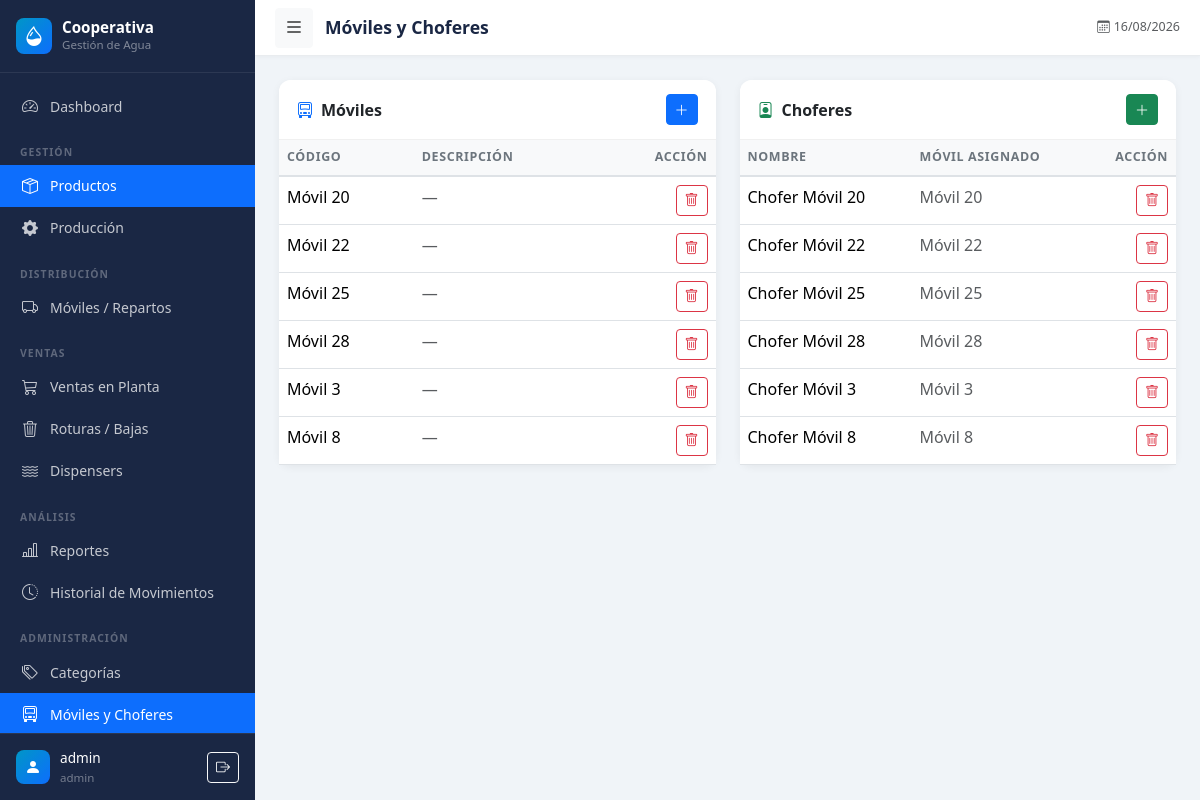
Screenshot of /productos/vehiculos (signed in) with the database file from the repository.
### models.py (models this page shows, shortened)
class User(UserMixin, db.Model):
    __tablename__ = 'users'
    id = db.Column(db.Integer, primary_key=True)
    username = db.Column(db.String(80), unique=True, nullable=False)
    email = db.Column(db.String(120), unique=True, nullable=True)
    password_hash = db.Column(db.String(256), nullable=False)
    role = db.Column(db.String(20), default='operator')  # admin, operator, viewer
    active = db.Column(db.Boolean, default=True)
    created_at = db.Column(db.DateTime, default=datetime.utcnow)
    @property
    def is_admin(self):
        return self.role == 'admin'

class Vehicle(db.Model):
    __tablename__ = 'vehicles'
    id = db.Column(db.Integer, primary_key=True)
    code = db.Column(db.String(20), unique=True, nullable=False)
    description = db.Column(db.String(100))
    active = db.Column(db.Boolean, default=True)
    distributions = db.relationship('Distribution', backref='vehicle', lazy=True)

class Driver(db.Model):
    __tablename__ = 'drivers'
    id = db.Column(db.Integer, primary_key=True)
    name = db.Column(db.String(100), nullable=False)
    vehicle_id = db.Column(db.Integer, db.ForeignKey('vehicles.id'), nullable=True)
    active = db.Column(db.Boolean, default=True)
    vehicle = db.relationship('Vehicle', backref='drivers')
    distributions = db.relationship('Distribution', backref='driver', lazy=True)

### blueprints/products.py (the view)
@products_bp.route('/vehiculos')
@login_required
def vehicles():
    vehicles = Vehicle.query.filter_by(active=True).order_by(Vehicle.code).all()
    drivers = Driver.query.filter_by(active=True).order_by(Driver.name).all()
    return render_template('products/vehicles.html', vehicles=vehicles, drivers=drivers)

### templates/products/vehicles.html (shortened to what this page needs)
{% extends 'base.html' %}
{% block page_title %}Móviles y Choferes{% endblock %}
{% block content %}
<div class="row g-4">
  <div class="col-md-6">
    <div class="card data-card">
      <div class="card-header d-flex justify-content-between align-items-center">
        <span><i class="bi bi-truck-front me-2 text-primary"></i>Móviles</span>
        <button class="btn btn-sm btn-primary" data-bs-toggle="modal" data-bs-target="#newVehicleModal">
          <i class="bi bi-plus-lg"></i>
        </button>
      </div>
      <div class="card-body p-0">
        <table class="table table-hover mb-0">
          <thead class="table-light">
            <tr><th>Código</th><th>Descripción</th><th class="text-end">Acción</th></tr>
          </thead>
          <tbody>
            {% for v in vehicles %}
            <tr>
              <td class="fw-500">{{ v.code }}</td>
              <td class="text-muted">{{ v.description or '—' }}</td>
              <td class="text-end">
                <form method="POST" action="{{ url_for('products.delete_vehicle', id=v.id) }}"
                      onsubmit="return confirm('¿Desactivar este móvil?')">
                  <button type="submit" class="btn btn-sm btn-outline-danger">
                    <i class="bi bi-trash"></i>
                  </button>
                </form>
              </td>
            </tr>
            {% else %}
            <tr><td colspan="3" class="text-center text-muted p-3">Sin móviles.</td></tr>
            {% endfor %}
          </tbody>
        </table>
      </div>
    </div>
  </div>
  <div class="col-md-6">
    <div class="card data-card">
      <div class="card-header d-flex justify-content-between align-items-center">
        <span><i class="bi bi-person-badge me-2 text-success"></i>Choferes</span>
        <button class="btn btn-sm btn-success" data-bs-toggle="modal" data-bs-target="#newDriverModal">
          <i class="bi bi-plus-lg"></i>
        </button>
      </div>
      <div class="card-body p-0">
        <table class="table table-hover mb-0">
          <thead class="table-light">
            <tr><th>Nombre</th><th>Móvil asignado</th><th class="text-end">Acción</th></tr>
          </thead>
          <tbody>
            {% for d in drivers %}
            <tr>
              <td class="fw-500">{{ d.name }}</td>
              <td class="text-muted">{{ d.vehicle.code if d.vehicle else '—' }}</td>
              <td class="text-end">
                <form method="POST" action="{{ url_for('products.delete_driver', id=d.id) }}"
                      onsubmit="return confirm('¿Desactivar este chofer?')">
                  <button type="submit" class="btn btn-sm btn-outline-danger">
                    <i class="bi bi-trash"></i>
                  </button>
                </form>
              </td>
            </tr>
            {% else %}
            <tr><td colspan="3" class="text-center text-muted p-3">Sin choferes.</td></tr>
            {% endfor %}
          </tbody>
        </table>
      </div>
    </div>
  </div>
</div>
{% endblock %}

### templates/base.html (shortened to what this page needs)
<!DOCTYPE html>
<html lang="es">
<head>
  <link href="https://cdn.jsdelivr.net/npm/bootstrap@5.3.2/dist/css/bootstrap.min.css" rel="stylesheet">
  <link href="https://cdn.jsdelivr.net/npm/bootstrap-icons@1.11.3/font/bootstrap-icons.css" rel="stylesheet">
  <link href="{{ url_for('static', filename='css/style.css') }}" rel="stylesheet">
</head>
<body>
<nav id="sidebar">
  <div class="sidebar-header">
    <a href="{{ url_for('dashboard.index') }}" class="sidebar-brand">
      <div class="sidebar-brand-icon">
        <i class="bi bi-droplet-half text-white fs-5"></i>
      </div>
      <div>
        <div class="sidebar-brand-name">Cooperativa</div>
        <div class="sidebar-brand-sub">Gestión de Agua</div>
      </div>
    </a>
  </div>
  <div class="sidebar-nav">
    <ul class="nav flex-column">
      <li class="nav-item">
        <a class="nav-link {% if request.endpoint == 'dashboard.index' %}active{% endif %}"
           href="{{ url_for('dashboard.index') }}">
          <i class="bi bi-speedometer2"></i> Dashboard
        </a>
      </li>
      <li><div class="nav-section-label">Gestión</div></li>
      <li class="nav-item">
        <a class="nav-link {% if request.blueprint == 'products' %}active{% endif %}"
           href="{{ url_for('products.index') }}">
          <i class="bi bi-box-seam"></i> Productos
        </a>
      </li>
      <li class="nav-item">
        <a class="nav-link {% if request.blueprint == 'production' %}active{% endif %}"
           href="{{ url_for('production.index') }}">
          <i class="bi bi-gear-fill"></i> Producción
        </a>
      </li>
      <li><div class="nav-section-label">Distribución</div></li>
      <li class="nav-item">
        <a class="nav-link {% if request.blueprint == 'distribution' %}active{% endif %}"
           href="{{ url_for('distribution.index') }}">
          <i class="bi bi-truck"></i> Móviles / Repartos
        </a>
      </li>
      <li><div class="nav-section-label">Ventas</div></li>
      <li class="nav-item">
        <a class="nav-link {% if request.blueprint == 'sales' %}active{% endif %}"
           href="{{ url_for('sales.index') }}">
          <i class="bi bi-cart3"></i> Ventas en Planta
        </a>
      </li>
      <li class="nav-item">
        <a class="nav-link {% if request.blueprint == 'breakage' %}active{% endif %}"
           href="{{ url_for('breakage.index') }}">
          <i class="bi bi-trash3"></i> Roturas / Bajas
        </a>
      </li>
      <li class="nav-item">
        <a class="nav-link {% if request.blueprint == 'dispensers' %}active{% endif %}"
           href="{{ url_for('dispensers.index') }}">
          <i class="bi bi-water"></i> Dispensers
        </a>
      </li>
      <li><div class="nav-section-label">Análisis</div></li>
      <li class="nav-item">
        <a class="nav-link {% if request.blueprint == 'reports' %}active{% endif %}"
           href="{{ url_for('reports.index') }}">
          <i class="bi bi-bar-chart-line"></i> Reportes
        </a>
      </li>
      <li class="nav-item">
        <a class="nav-link {% if request.endpoint == 'reports.movements' %}active{% endif %}"
           href="{{ url_for('reports.movements') }}">
          <i class="bi bi-clock-history"></i> Historial de Movimientos
        </a>
      </li>
      {% if current_user.is_admin %}
      <li><div class="nav-section-label">Administración</div></li>
      <li class="nav-item">
        <a class="nav-link {% if request.endpoint == 'products.categories' %}active{% endif %}"
           href="{{ url_for('products.categories') }}">
          <i class="bi bi-tags"></i> Categorías
        </a>
      </li>
      <li class="nav-item">
        <a class="nav-link {% if request.endpoint == 'products.vehicles' %}active{% endif %}"
           href="{{ url_for('products.vehicles') }}">
          <i class="bi bi-truck-front"></i> Móviles y Choferes
        </a>
      </li>
      {% endif %}
    </ul>
  </div>
  <div class="sidebar-footer">
    <div class="sidebar-brand-icon" style="width:34px;height:34px;">
      <i class="bi bi-person-fill text-white"></i>
    </div>
    <div class="flex-grow-1 overflow-hidden">
      <div class="sidebar-user-name">{{ current_user.username }}</div>
      <div class="sidebar-user-role">{{ current_user.role }}</div>
    </div>
    <a href="{{ url_for('auth.logout') }}" class="btn btn-sm btn-outline-light flex-shrink-0"
       title="Cerrar sesión">
      <i class="bi bi-box-arrow-right"></i>
    </a>
  </div>
</nav>
<div class="main-content" id="mainContent">
  <header class="top-bar">
    <button class="btn btn-sm btn-light" id="sidebarToggle">
      <i class="bi bi-list fs-5"></i>
    </button>
    <span class="page-title">{% block page_title %}{% endblock %}</span>
    <div class="ms-auto d-flex align-items-center gap-3">
      <span class="text-muted smaller d-none d-md-inline">
        <i class="bi bi-calendar3 me-1"></i>{{ now.strftime('%d/%m/%Y') }}
      </span>
    </div>
  </header>
  <div class="content-area">
    {% block content %}{% endblock %}
  </div>
</div>
</body>
</html>

### static/css/style.css (style rules this page uses)
:root { --sidebar-width: 255px; --sidebar-bg: #1a2744; --sidebar-hover: #243564; --sidebar-active: #0d6efd; --sidebar-text: rgba(255, 255, 255, 0.75); --topbar-h: 56px; --accent: #0096c7; --body-bg: #f0f4f8; --card-radius: 12px; }
body { background-color: var(--body-bg); overflow-x: hidden; }
#sidebar { position: fixed; left: 0; top: 0; height: 100vh; width: var(--sidebar-width); background: var(--sidebar-bg); display: flex; flex-direction: column; z-index: 1030; transition: width 0.25s ease, transform 0.25s ease; overflow: hidden; }
.main-content { margin-left: var(--sidebar-width); min-height: 100vh; transition: margin-left 0.25s ease; }
.sidebar-header { padding: 18px 16px; border-bottom: 1px solid rgba(255, 255, 255, 0.08); flex-shrink: 0; }
.sidebar-brand { display: flex; align-items: center; gap: 10px; text-decoration: none; }
.sidebar-brand-icon { width: 36px; height: 36px; background: linear-gradient(135deg, #0096c7, #0d6efd); border-radius: 8px; display: flex; align-items: center; justify-content: center; flex-shrink: 0; }
.sidebar-brand-name { color: #fff; font-weight: 700; font-size: 0.95rem; line-height: 1.2; white-space: nowrap; }
.sidebar-brand-sub { color: rgba(255, 255, 255, 0.45); font-size: 0.72rem; white-space: nowrap; }
.sidebar-nav { flex: 1; overflow-y: auto; padding: 12px 0; }
.nav-section-label { font-size: 0.65rem; font-weight: 700; text-transform: uppercase; letter-spacing: 0.1em; color: rgba(255, 255, 255, 0.3); padding: 14px 20px 4px; margin-top: 4px; white-space: nowrap; }
.sidebar-nav .nav-link { color: var(--sidebar-text); padding: 9px 20px; display: flex; align-items: center; gap: 10px; font-size: 0.875rem; border-radius: 0; transition: background 0.15s, color 0.15s; white-space: nowrap; }
.sidebar-nav .nav-link i { font-size: 1rem; width: 20px; text-align: center; flex-shrink: 0; }
.sidebar-nav .nav-link.active { background: var(--sidebar-active); color: #fff; }
.sidebar-footer { padding: 14px 16px; border-top: 1px solid rgba(255, 255, 255, 0.08); flex-shrink: 0; display: flex; align-items: center; gap: 10px; }
.sidebar-user-name { color: #fff; font-size: 0.85rem; font-weight: 500; white-space: nowrap; }
.sidebar-user-role { color: rgba(255, 255, 255, 0.4); font-size: 0.72rem; white-space: nowrap; }
.top-bar { height: var(--topbar-h); position: sticky; top: 0; z-index: 100; background: #fff; border-bottom: 1px solid #e9ecef; box-shadow: 0 1px 4px rgba(0, 0, 0, 0.04); display: flex; align-items: center; padding: 0 20px; gap: 12px; }
.page-title { font-size: 1.1rem; font-weight: 600; color: #1a2744; white-space: nowrap; }
.content-area { padding: 24px; }
.data-card { border: none; border-radius: var(--card-radius); box-shadow: 0 2px 8px rgba(0, 0, 0, 0.06); }
.data-card .card-header { background: #fff; border-bottom: 1px solid #f0f0f0; border-radius: var(--card-radius) var(--card-radius) 0 0 !important; font-weight: 600; padding: 14px 18px; }
.table th { font-size: 0.78rem; font-weight: 600; text-transform: uppercase; letter-spacing: 0.05em; color: #6c757d; border-bottom: 2px solid #dee2e6; }
.smaller { font-size: 0.78rem; }
.fw-500 { font-weight: 500; }

### rows the page displays
User: username "admin", role "admin"
Vehicle: code "Móvil 20", description "—"
Vehicle: code "Móvil 22", description "—"
Vehicle: code "Móvil 25", description "—"
Vehicle: code "Móvil 28", description "—"
Vehicle: code "Móvil 3", description "—"
Vehicle: code "Móvil 8", description "—"
Driver: name "Chofer Móvil 20", vehicle "Móvil 20"
Driver: name "Chofer Móvil 22", vehicle "Móvil 22"
Driver: name "Chofer Móvil 25", vehicle "Móvil 25"
Driver: name "Chofer Móvil 28", vehicle "Móvil 28"
Driver: name "Chofer Móvil 3", vehicle "Móvil 3"
Driver: name "Chofer Móvil 8", vehicle "Móvil 8"
